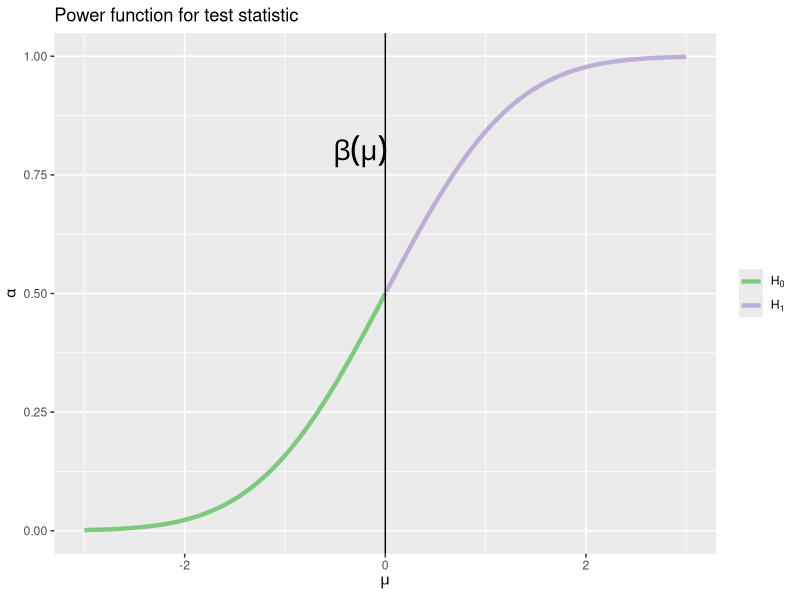
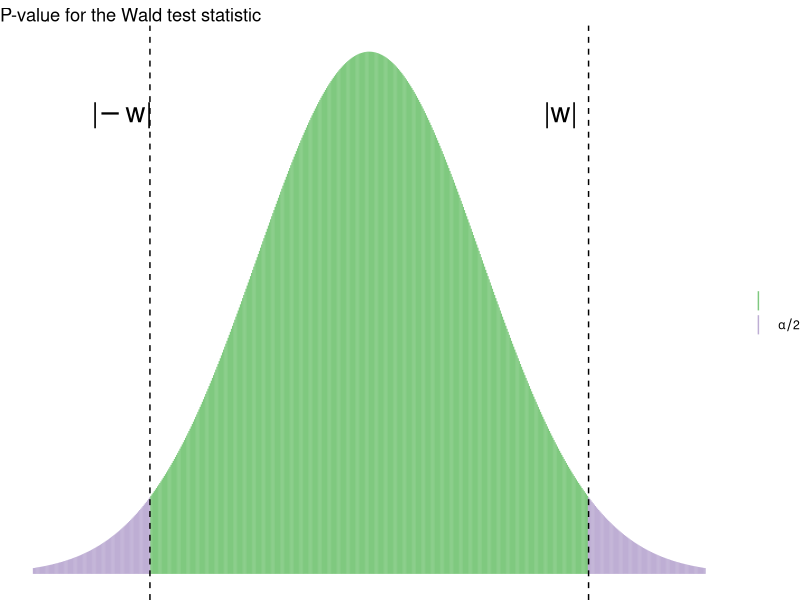
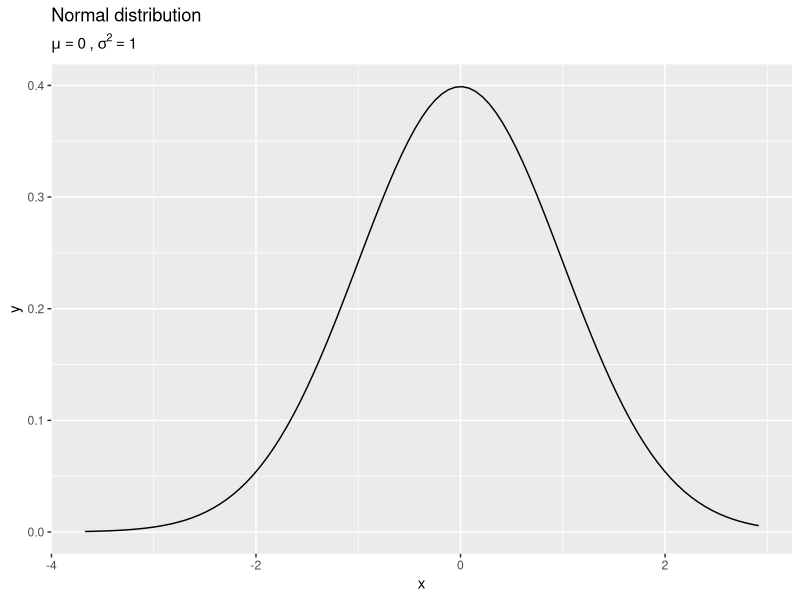
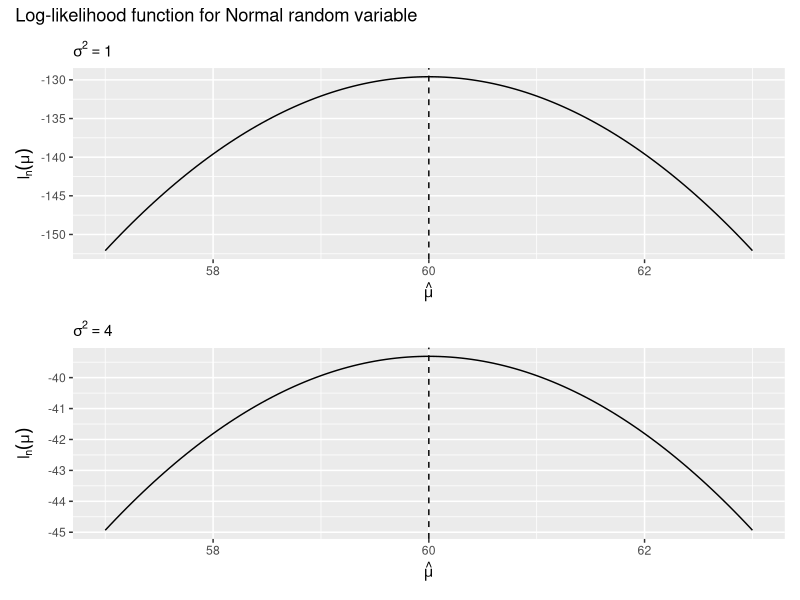
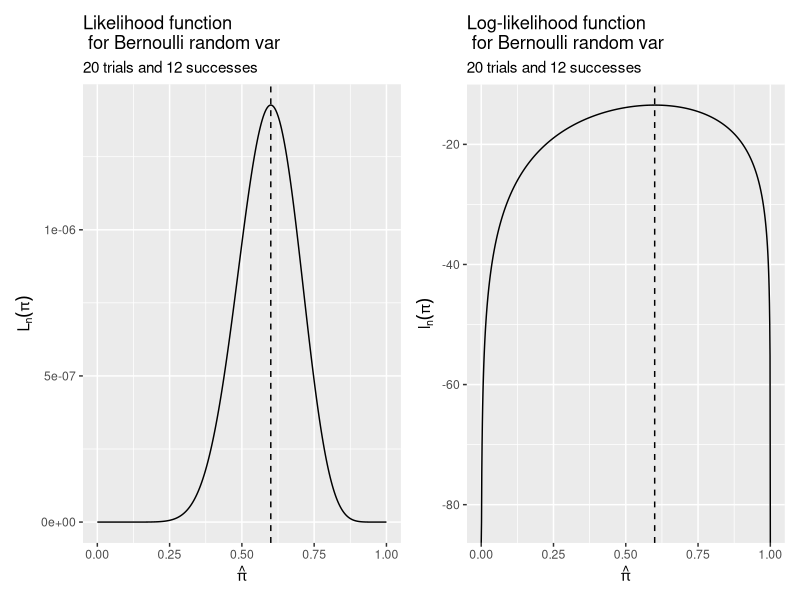
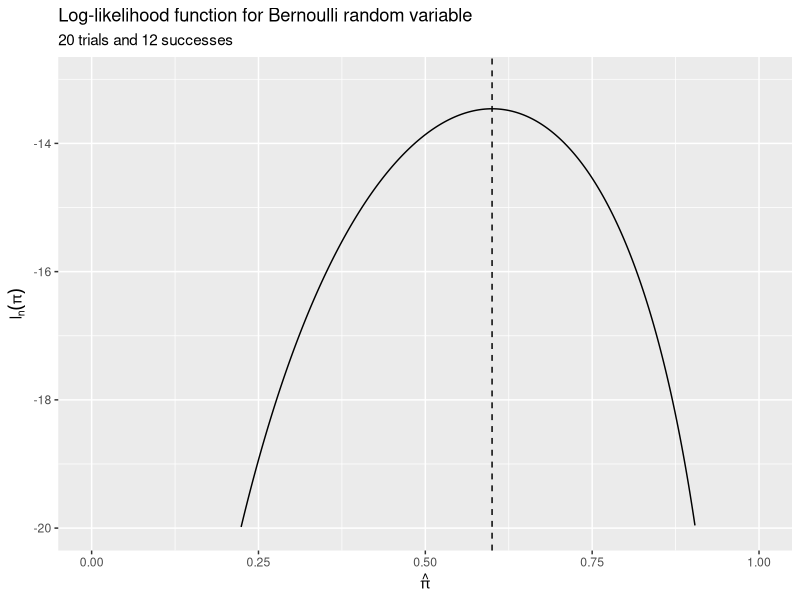

The R source for these figures, in order:
## ---- chunk 1

## ---- chunk 2
library(tidyverse)
library(patchwork)
library(here)
library(gganimate)
## ---- chunk 3
knitr::include_graphics("https://www.bluey.tv/wp-content/themes/bbc-bluey/assets/images/characters/bluey-star@2x.png")
## ---- chunk 4
knitr::include_graphics("https://www.ztable.net/wp-content/uploads/2018/11/negativeztable.png")
## ---- chunk 5
knitr::include_graphics("https://i.stack.imgur.com/Kq0OH.jpg")
## ---- chunk 6
tibble(
  x = seq(-3, 3, by = 0.01),
  y = pnorm(x),
  h = x > -0
) %>%
  ggplot(aes(x, y, color = h)) +
  geom_line(size = 1.5) +
  geom_vline(xintercept = 0) +
  scale_color_brewer(type = "qual", labels = expression(H[0], H[1])) +
  annotate(geom = "text", x = -0.25, y = .8, label = expression(beta(mu)), size = 7) +
  labs(
    title = "Power function for test statistic",
    x = expression(mu),
    y = expression(alpha),
    color = NULL
  )
## ---- chunk 7
expand.grid(
  x = seq(from = -6, 6, length.out = 201),
  df = seq(from = 1, to = 50)
) %>%
  as_tibble() %>%
  mutate(y = dt(x, df)) %>%
  ggplot(mapping = aes(x = x, y = y)) +
  geom_line() +
  stat_function(fun = dnorm, n = 201, color = "blue") +
  labs(
    title = "Student's t",
    subtitle = "{closest_state} degrees of freedom",
    y = "Density"
  ) +
  transition_states(states = df) +
  view_follow(fixed_x = TRUE)
## ---- chunk 8
knitr::include_graphics("http://www.azquotes.com/picture-quotes/quote-the-absence-of-evidence-is-not-the-evidence-of-absence-carl-sagan-43-51-12.jpg")
## ---- chunk 9
knitr::include_graphics("https://imgs.xkcd.com/comics/p_values_2x.png")
## ---- chunk 10
tibble(
  x = seq(-3, 3, by = 0.01),
  y = dnorm(x),
  tails = x < qnorm(p = 0.025) | x > qnorm(p = 0.975)
) %>%
  ggplot(aes(x, y)) +
  geom_linerange(aes(ymax = y, ymin = 0, color = tails)) +
  scale_color_brewer(type = "qual", labels = expression(NULL, alpha / 2)) +
  geom_vline(xintercept = qnorm(p = c(0.025, 0.975)), linetype = 2) +
  annotate(
    geom = "text", x = qnorm(p = c(0.025, 0.975)) - .25, y = .35,
    label = expression(paste("|", -w, "|"), paste("|", w, "|")),
    size = 7
  ) +
  labs(
    title = "P-value for the Wald test statistic",
    x = NULL,
    y = NULL,
    color = NULL
  ) +
  theme_void() #base_size = rcfss::base_size)
## ---- chunk 11
tibble(x = rnorm(1000, 0, 1)) %>%
  ggplot(aes(x)) +
  stat_function(fun = dnorm, args = list(mean = 0, sd = 1)) +
  labs(
    title = "Normal distribution",
    subtitle = expression(paste(mu == 0, " , ", sigma^{
      2
    } == 1))
  )
## ---- chunk 12
prof <- tibble(
  id = 1:5,
  years = c(3, 2, 4, 1, 5),
  salary = 45 + 5 * years
)

prof %>%
  select(-years) %>%
  knitr::kable(caption = "Salaries of assistant professors", format = "html")
## ---- chunk 13
likelihood.normal.mu <- function(mu, sig2 = 1, x) {
  # mu      mean of normal distribution for given sig
  # x       vector of data
  n <- length(x)
  a1 <- (2 * pi * sig2)^-(n / 2)
  a2 <- -1 / (2 * sig2)
  y <- (x - mu)^2
  ans <- a1 * exp(a2 * sum(y))
  return(log(ans))
}

tibble(
  mu_hat = seq(57, 63, by = .05),
  logLik = map_dbl(mu_hat, likelihood.normal.mu, x = prof$salary)
) %>%
  ggplot(aes(mu_hat, logLik)) +
  geom_line() +
  geom_vline(xintercept = mean(prof$salary), linetype = 2) +
  labs(
    subtitle = expression(sigma^2 == 1),
    x = expression(hat(mu)),
    y = expression(l[n](mu))
  ) +
  tibble(
  mu_hat = seq(57, 63, by = .05),
  logLik = map_dbl(mu_hat, likelihood.normal.mu, x = prof$salary, sig2 = 4)
) %>%
  ggplot(aes(mu_hat, logLik)) +
  geom_line() +
  geom_vline(xintercept = mean(prof$salary), linetype = 2) +
  labs(
    subtitle = expression(sigma^2 == 4),
    x = expression(hat(mu)),
    y = expression(l[n](mu))
  ) +
  plot_layout(ncol = 1) +
  plot_annotation(title = "Log-likelihood function for Normal random variable")
## ---- chunk 14
# loglikelihood function for plotting
lik_bern <- function(p, S, n) {
  p^S * (1 - p)^(n - S)
}

log_lik_bern <- function(p, S, n) {
  S * log(p) + (n - S) * log(1 - p)
}


# calculate likelihood values
bern <- tibble(
  x = seq(0, 1, by = 0.001),
  lik = lik_bern(x, 12, 20),
  loglik = log_lik_bern(x, 12, 20)
)

ggplot(bern, aes(x, lik)) +
  geom_line() +
  geom_vline(xintercept = (12 / 20), linetype = 2) +
  labs(
    title = "Likelihood function \n for Bernoulli random var",
    subtitle = "20 trials and 12 successes",
    x = expression(hat(pi)),
    y = expression(L[n](pi))
  ) +
  ggplot(bern, aes(x, loglik)) +
  geom_line() +
  geom_vline(xintercept = (12 / 20), linetype = 2) +
  labs(
    title = "Log-likelihood function \n for Bernoulli random var",
    subtitle = "20 trials and 12 successes",
    x = expression(hat(pi)),
    y = expression(l[n](pi))
  ) +
  plot_layout(ncol = 2)
## ---- chunk 15
  ggplot(bern, aes(x, loglik)) +
  geom_line() +
  geom_vline(xintercept = (12 / 20), linetype = 2) +
  labs(
    title = "Log-likelihood function for Bernoulli random variable",
    subtitle = "20 trials and 12 successes",
    x = expression(hat(pi)),
    y = expression(l[n](pi))
  ) +
  ylim(-20, -13)
